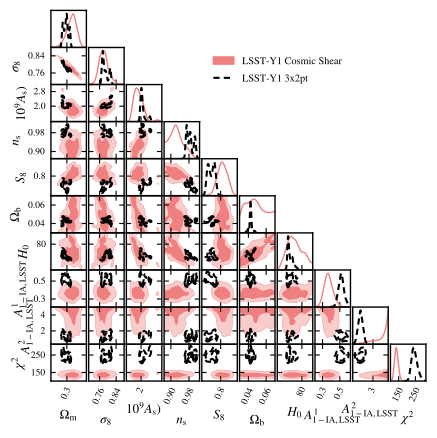

Write the Python code that produced this figure.
import getdist.plots as gplot
from getdist import MCSamples
from getdist import loadMCSamples
import os
import matplotlib
import subprocess
import matplotlib.pyplot as plt
import numpy as np

# GENERAL PLOT OPTIONS
matplotlib.rcParams['mathtext.fontset'] = 'stix'
matplotlib.rcParams['font.family'] = 'STIXGeneral'
matplotlib.rcParams['mathtext.rm'] = 'Bitstream Vera Sans'
matplotlib.rcParams['mathtext.it'] = 'Bitstream Vera Sans:italic'
matplotlib.rcParams['mathtext.bf'] = 'Bitstream Vera Sans:bold'
matplotlib.rcParams['xtick.bottom'] = True
matplotlib.rcParams['xtick.top'] = False
matplotlib.rcParams['ytick.right'] = False
matplotlib.rcParams['axes.edgecolor'] = 'black'
matplotlib.rcParams['axes.linewidth'] = '1.0'
matplotlib.rcParams['axes.labelsize'] = 'medium'
matplotlib.rcParams['axes.grid'] = True
matplotlib.rcParams['grid.linewidth'] = '0.0'
matplotlib.rcParams['grid.alpha'] = '0.18'
matplotlib.rcParams['grid.color'] = 'lightgray'
matplotlib.rcParams['legend.labelspacing'] = 0.77
matplotlib.rcParams['savefig.bbox'] = 'tight'
matplotlib.rcParams['savefig.format'] = 'pdf'

parameter = [u'omegam',u'sigma8', u'As_1e9', u'ns', u'SS8', u'omegab', u'H0', u'LSST_A1_1', u'LSST_A1_2', u'chi2']
chaindir=os.getcwd()

analysissettings={'smooth_scale_1D':0.35, 'smooth_scale_2D':0.3,'ignore_rows': u'0.5',
'range_confidence' : u'0.005'}

analysissettings2={'smooth_scale_1D':0.35,'smooth_scale_2D':0.3,'ignore_rows': u'0.0',
'range_confidence' : u'0.005'}

root_chains = (
  'EXAMPLE_MCMC1',
  'EXAMPLE_MCMC2',
)


# --------------------------------------------------------------------------------
samples=loadMCSamples(chaindir + '/../chains/' + root_chains[0],settings=analysissettings)
p = samples.getParams()
samples.addDerived(p.omegam*p.H0/100.,name='gamma',label='{\\Omega_m h}')
samples.addDerived(p.s8omegamp5/0.5477225575,name='SS8',label='{S_8}')
samples.saveAsText(chaindir + '/.VM_P2_TMP1')
# --------------------------------------------------------------------------------
samples=loadMCSamples(chaindir + '/../chains/' + root_chains[1],settings=analysissettings)
p = samples.getParams()
samples.addDerived(p.omegam*p.H0/100.,name='gamma',label='{\\Omega_m h}')
samples.addDerived(p.s8omegamp5/0.5477225575,name='SS8',label='{S_8}')
samples.saveAsText(chaindir + '/.VM_P2_TMP2')
# --------------------------------------------------------------------------------


#GET DIST PLOT SETUP
g=gplot.getSubplotPlotter(chain_dir=chaindir,
  analysis_settings=analysissettings2,width_inch=4.5)
g.settings.axis_tick_x_rotation=65
g.settings.lw_contour = 1.2
g.settings.legend_rect_border = False
g.settings.figure_legend_frame = False
g.settings.axes_fontsize = 13.0
g.settings.legend_fontsize = 13.5
g.settings.alpha_filled_add = 0.85
g.settings.lab_fontsize=15.5
g.legend_labels=False

print(chaindir)

param_3d = None
g.triangle_plot([chaindir + '/.VM_P2_TMP1',chaindir + '/.VM_P2_TMP2'],
parameter,
plot_3d_with_param=param_3d,line_args=[
{'lw': 1.2,'ls': 'solid', 'color':'lightcoral'},
{'lw': 1.2,'ls': '--', 'color':'black'},
{'lw': 1.6,'ls': '-.', 'color': 'maroon'},
{'lw': 1.6,'ls': 'solid', 'color': 'indigo'},
],
contour_colors=['lightcoral','black','maroon','indigo'],
contour_ls=['solid','--','-.'], 
contour_lws=[1.0,1.5,1.5,1.0],
filled=[True,False,False,True],
shaded=False,
legend_labels=[
'LSST-Y1 Cosmic Shear',
'LSST-Y1 3x2pt'
],
legend_loc=(0.48, 0.80))

g.export()
